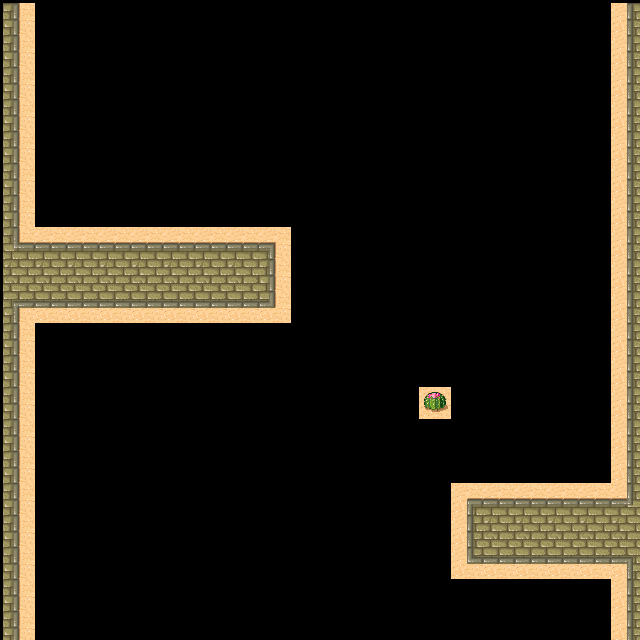

Rendered tile map (Tiled .tmx) drawn with the repository's tilesets; below, a short description and the map source with its tile grids summarised:
An orthogonal 20x20 tile map with 32x32 px tiles, 1 tile layer (ground).

<map version="1.0" orientation="orthogonal" width="20" height="20" tilewidth="32" tileheight="32">
 <properties>
  <property name="Solid" value="" />
 </properties>
 <tileset firstgid="1" name="tmw_desert_spacing" tilewidth="32" tileheight="32" spacing="1" margin="1">
  <tileoffset x="3" y="3" />
  <image source="tmw_desert_spacing.png" width="265" height="199" />
  <tile id="28">
   <properties>
    <property name="Solid" value="" />
   </properties>
  </tile>
  <tile id="30">
   <properties>
    <property name="Solid" value="" />
   </properties>
  </tile>
 </tileset>
 <layer name="ground" width="20" height="20">
  <data>[400 cells, 80 non-empty, 14 distinct tile ids]</data>
 </layer>
 <objectgroup name="Object Layer 1" width="20" height="20" visible="0" />
</map>
